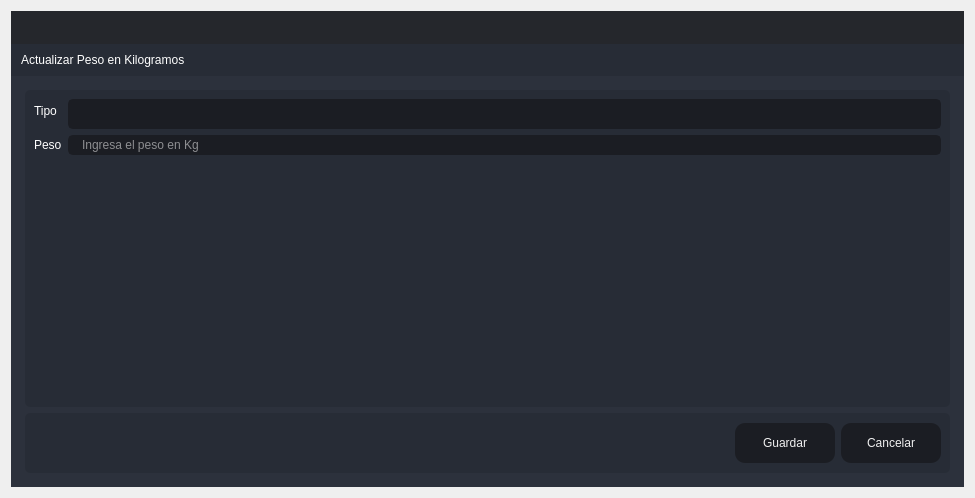
<?xml version="1.0" encoding="UTF-8"?>
<ui version="4.0">
 <class>Update_Cliente</class>
 <widget class="QDialog" name="Update_Cliente">
  <property name="windowModality">
   <enum>Qt::ApplicationModal</enum>
  </property>
  <property name="geometry">
   <rect>
    <x>0</x>
    <y>0</y>
    <width>975</width>
    <height>498</height>
   </rect>
  </property>
  <property name="windowTitle">
   <string>Actualizar</string>
  </property>
  <layout class="QVBoxLayout" name="verticalLayout_6">
   <item>
    <widget class="QFrame" name="frame_main">
     <property name="styleSheet">
      <string notr="true">/* LINE EDIT */
QLineEdit {
	background-color: rgb(27, 29, 35);
	border-radius: 5px;
	border: 2px solid rgb(27, 29, 35);
	padding-left: 10px;
}
QLineEdit:hover {
	border: 2px solid rgb(64, 71, 88);
}
QLineEdit:focus {
	border: 2px solid rgb(91, 101, 124);
}

/* SCROLL BARS */
QScrollBar:horizontal {
    border: none;
    background: rgb(52, 59, 72);
    height: 14px;
    margin: 0px 21px 0 21px;
	border-radius: 0px;
}
QScrollBar::handle:horizontal {
    background: rgb(85, 170, 255);
    min-width: 25px;
	border-radius: 7px
}
QScrollBar::add-line:horizontal {
    border: none;
    background: rgb(55, 63, 77);
    width: 20px;
	border-top-right-radius: 7px;
    border-bottom-right-radius: 7px;
    subcontrol-position: right;
    subcontrol-origin: margin;
}
QScrollBar::sub-line:horizontal {
    border: none;
    background: rgb(55, 63, 77);
    width: 20px;
	border-top-left-radius: 7px;
    border-bottom-left-radius: 7px;
    subcontrol-position: left;
    subcontrol-origin: margin;
}
QScrollBar::up-arrow:horizontal, QScrollBar::down-arrow:horizontal
{
     background: none;
}
QScrollBar::add-page:horizontal, QScrollBar::sub-page:horizontal
{
     background: none;
}
 QScrollBar:vertical {
	border: none;
    background: rgb(52, 59, 72);
    width: 14px;
    margin: 21px 0 21px 0;
	border-radius: 0px;
 }
 QScrollBar::handle:vertical {	
	background: rgb(85, 170, 255);
    min-height: 25px;
	border-radius: 7px
 }
 QScrollBar::add-line:vertical {
     border: none;
    background: rgb(55, 63, 77);
     height: 20px;
	border-bottom-left-radius: 7px;
    border-bottom-right-radius: 7px;
     subcontrol-position: bottom;
     subcontrol-origin: margin;
 }
 QScrollBar::sub-line:vertical {
	border: none;
    background: rgb(55, 63, 77);
     height: 20px;
	border-top-left-radius: 7px;
    border-top-right-radius: 7px;
     subcontrol-position: top;
     subcontrol-origin: margin;
 }
 QScrollBar::up-arrow:vertical, QScrollBar::down-arrow:vertical {
     background: none;
 }

 QScrollBar::add-page:vertical, QScrollBar::sub-page:vertical {
     background: none;
 }

/* CHECKBOX */
QCheckBox::indicator {
    border: 3px solid rgb(52, 59, 72);
	width: 15px;
	height: 15px;
	border-radius: 10px;
    background: rgb(44, 49, 60);
}
QCheckBox::indicator:hover {
    border: 3px solid rgb(58, 66, 81);
}
QCheckBox::indicator:checked {
    background: 3px solid rgb(52, 59, 72);
	border: 3px solid rgb(52, 59, 72);	
	background-image: url(:/16x16/icons/16x16/cil-check-alt.png);
}

/* RADIO BUTTON */
QRadioButton::indicator {
    border: 3px solid rgb(52, 59, 72);
	width: 15px;
	height: 15px;
	border-radius: 10px;
    background: rgb(44, 49, 60);
}
QRadioButton::indicator:hover {
    border: 3px solid rgb(58, 66, 81);
}
QRadioButton::indicator:checked {
    background: 3px solid rgb(94, 106, 130);
	border: 3px solid rgb(52, 59, 72);	
}

/* COMBOBOX */
QComboBox{
	background-color: rgb(27, 29, 35);
	border-radius: 5px;
	border: 2px solid rgb(27, 29, 35);
	padding: 5px;
	padding-left: 10px;
}
QComboBox:hover{
	border: 2px solid rgb(64, 71, 88);
}
QComboBox::drop-down {
	subcontrol-origin: padding;
	subcontrol-position: top right;
	width: 25px; 
	border-left-width: 3px;
	border-left-color: rgba(39, 44, 54, 150);
	border-left-style: solid;
	border-top-right-radius: 3px;
	border-bottom-right-radius: 3px;	
	background-image: url(:/16x16/icons/16x16/cil-arrow-bottom.png);
	background-position: center;
	background-repeat: no-reperat;
 }
QComboBox QAbstractItemView {
	color: rgb(85, 170, 255);	
	background-color: rgb(27, 29, 35);
	padding: 10px;
	selection-background-color: rgb(39, 44, 54);
}

/* SLIDERS */
QSlider::groove:horizontal {
    border-radius: 9px;
    height: 18px;
	margin: 0px;
	background-color: rgb(52, 59, 72);
}
QSlider::groove:horizontal:hover {
	background-color: rgb(55, 62, 76);
}
QSlider::handle:horizontal {
    background-color: rgb(85, 170, 255);
    border: none;
    height: 18px;
    width: 18px;
    margin: 0px;
	border-radius: 9px;
}
QSlider::handle:horizontal:hover {
    background-color: rgb(105, 180, 255);
}
QSlider::handle:horizontal:pressed {
    background-color: rgb(65, 130, 195);
}

QSlider::groove:vertical {
    border-radius: 9px;
    width: 18px;
    margin: 0px;
	background-color: rgb(52, 59, 72);
}
QSlider::groove:vertical:hover {
	background-color: rgb(55, 62, 76);
}
QSlider::handle:vertical {
    background-color: rgb(85, 170, 255);
	border: none;
    height: 18px;
    width: 18px;
    margin: 0px;
	border-radius: 9px;
}
QSlider::handle:vertical:hover {
    background-color: rgb(105, 180, 255);
}
QSlider::handle:vertical:pressed {
    background-color: rgb(65, 130, 195);
}

</string>
     </property>
     <property name="frameShape">
      <enum>QFrame::NoFrame</enum>
     </property>
     <property name="frameShadow">
      <enum>QFrame::Raised</enum>
     </property>
     <layout class="QVBoxLayout" name="verticalLayout">
      <property name="spacing">
       <number>0</number>
      </property>
      <property name="leftMargin">
       <number>0</number>
      </property>
      <property name="topMargin">
       <number>0</number>
      </property>
      <property name="rightMargin">
       <number>0</number>
      </property>
      <property name="bottomMargin">
       <number>0</number>
      </property>
      <item>
       <widget class="QFrame" name="frame_top">
        <property name="minimumSize">
         <size>
          <width>0</width>
          <height>65</height>
         </size>
        </property>
        <property name="maximumSize">
         <size>
          <width>16777215</width>
          <height>65</height>
         </size>
        </property>
        <property name="styleSheet">
         <string notr="true">background-color: transparent;</string>
        </property>
        <property name="frameShape">
         <enum>QFrame::NoFrame</enum>
        </property>
        <property name="frameShadow">
         <enum>QFrame::Raised</enum>
        </property>
        <layout class="QHBoxLayout" name="horizontalLayout_3">
         <property name="spacing">
          <number>0</number>
         </property>
         <property name="leftMargin">
          <number>0</number>
         </property>
         <property name="topMargin">
          <number>0</number>
         </property>
         <property name="rightMargin">
          <number>0</number>
         </property>
         <property name="bottomMargin">
          <number>0</number>
         </property>
         <item>
          <widget class="QFrame" name="frame_toggle">
           <property name="maximumSize">
            <size>
             <width>70</width>
             <height>16777215</height>
            </size>
           </property>
           <property name="styleSheet">
            <string notr="true">background-color: rgb(27, 29, 35);</string>
           </property>
           <property name="frameShape">
            <enum>QFrame::NoFrame</enum>
           </property>
           <property name="frameShadow">
            <enum>QFrame::Raised</enum>
           </property>
           <layout class="QVBoxLayout" name="verticalLayout_3">
            <property name="spacing">
             <number>0</number>
            </property>
            <property name="leftMargin">
             <number>0</number>
            </property>
            <property name="topMargin">
             <number>0</number>
            </property>
            <property name="rightMargin">
             <number>0</number>
            </property>
            <property name="bottomMargin">
             <number>0</number>
            </property>
           </layout>
          </widget>
         </item>
         <item>
          <widget class="QFrame" name="frame_top_right">
           <property name="styleSheet">
            <string notr="true">background: transparent;</string>
           </property>
           <property name="frameShape">
            <enum>QFrame::NoFrame</enum>
           </property>
           <property name="frameShadow">
            <enum>QFrame::Raised</enum>
           </property>
           <layout class="QVBoxLayout" name="verticalLayout_2">
            <property name="spacing">
             <number>0</number>
            </property>
            <property name="leftMargin">
             <number>0</number>
            </property>
            <property name="topMargin">
             <number>0</number>
            </property>
            <property name="rightMargin">
             <number>0</number>
            </property>
            <property name="bottomMargin">
             <number>0</number>
            </property>
            <item>
             <widget class="QFrame" name="frame_top_btns">
              <property name="maximumSize">
               <size>
                <width>16777215</width>
                <height>42</height>
               </size>
              </property>
              <property name="styleSheet">
               <string notr="true">background-color: rgba(27, 29, 35, 200)</string>
              </property>
              <property name="frameShape">
               <enum>QFrame::NoFrame</enum>
              </property>
              <property name="frameShadow">
               <enum>QFrame::Raised</enum>
              </property>
              <layout class="QHBoxLayout" name="horizontalLayout_4">
               <property name="spacing">
                <number>0</number>
               </property>
               <property name="leftMargin">
                <number>0</number>
               </property>
               <property name="topMargin">
                <number>0</number>
               </property>
               <property name="rightMargin">
                <number>0</number>
               </property>
               <property name="bottomMargin">
                <number>0</number>
               </property>
               <item>
                <widget class="QFrame" name="frame_label_top_btns">
                 <property name="sizePolicy">
                  <sizepolicy hsizetype="Expanding" vsizetype="Preferred">
                   <horstretch>0</horstretch>
                   <verstretch>0</verstretch>
                  </sizepolicy>
                 </property>
                 <property name="frameShape">
                  <enum>QFrame::NoFrame</enum>
                 </property>
                 <property name="frameShadow">
                  <enum>QFrame::Raised</enum>
                 </property>
                 <layout class="QHBoxLayout" name="horizontalLayout_10">
                  <property name="spacing">
                   <number>0</number>
                  </property>
                  <property name="leftMargin">
                   <number>5</number>
                  </property>
                  <property name="topMargin">
                   <number>0</number>
                  </property>
                  <property name="rightMargin">
                   <number>10</number>
                  </property>
                  <property name="bottomMargin">
                   <number>0</number>
                  </property>
                 </layout>
                </widget>
               </item>
               <item alignment="Qt::AlignRight">
                <widget class="QFrame" name="frame_btns_right">
                 <property name="sizePolicy">
                  <sizepolicy hsizetype="Expanding" vsizetype="Preferred">
                   <horstretch>0</horstretch>
                   <verstretch>0</verstretch>
                  </sizepolicy>
                 </property>
                 <property name="maximumSize">
                  <size>
                   <width>120</width>
                   <height>16777215</height>
                  </size>
                 </property>
                 <property name="frameShape">
                  <enum>QFrame::NoFrame</enum>
                 </property>
                 <property name="frameShadow">
                  <enum>QFrame::Raised</enum>
                 </property>
                 <layout class="QHBoxLayout" name="horizontalLayout_5">
                  <property name="spacing">
                   <number>0</number>
                  </property>
                  <property name="leftMargin">
                   <number>0</number>
                  </property>
                  <property name="topMargin">
                   <number>0</number>
                  </property>
                  <property name="rightMargin">
                   <number>0</number>
                  </property>
                  <property name="bottomMargin">
                   <number>0</number>
                  </property>
                 </layout>
                </widget>
               </item>
              </layout>
             </widget>
            </item>
            <item>
             <widget class="QFrame" name="frame_top_info">
              <property name="maximumSize">
               <size>
                <width>16777215</width>
                <height>65</height>
               </size>
              </property>
              <property name="styleSheet">
               <string notr="true">background-color: rgb(39, 44, 54);</string>
              </property>
              <property name="frameShape">
               <enum>QFrame::NoFrame</enum>
              </property>
              <property name="frameShadow">
               <enum>QFrame::Raised</enum>
              </property>
              <layout class="QHBoxLayout" name="horizontalLayout_8">
               <property name="spacing">
                <number>0</number>
               </property>
               <property name="leftMargin">
                <number>10</number>
               </property>
               <property name="topMargin">
                <number>0</number>
               </property>
               <property name="rightMargin">
                <number>10</number>
               </property>
               <property name="bottomMargin">
                <number>0</number>
               </property>
               <item>
                <widget class="QLabel" name="label">
                 <property name="styleSheet">
                  <string notr="true">font: 75 16pt &quot;MS Shell Dlg 2&quot;;
color: rgb(255, 255, 255);</string>
                 </property>
                 <property name="text">
                  <string>Actualizar Peso en Kilogramos</string>
                 </property>
                </widget>
               </item>
              </layout>
             </widget>
            </item>
           </layout>
          </widget>
         </item>
        </layout>
       </widget>
      </item>
      <item>
       <widget class="QFrame" name="frame_center">
        <property name="sizePolicy">
         <sizepolicy hsizetype="Expanding" vsizetype="Expanding">
          <horstretch>0</horstretch>
          <verstretch>0</verstretch>
         </sizepolicy>
        </property>
        <property name="styleSheet">
         <string notr="true">background-color: rgb(40, 44, 52);</string>
        </property>
        <property name="frameShape">
         <enum>QFrame::NoFrame</enum>
        </property>
        <property name="frameShadow">
         <enum>QFrame::Raised</enum>
        </property>
        <layout class="QHBoxLayout" name="horizontalLayout_2">
         <property name="spacing">
          <number>0</number>
         </property>
         <property name="leftMargin">
          <number>0</number>
         </property>
         <property name="topMargin">
          <number>0</number>
         </property>
         <property name="rightMargin">
          <number>0</number>
         </property>
         <property name="bottomMargin">
          <number>0</number>
         </property>
         <item>
          <widget class="QFrame" name="frame_content_right">
           <property name="styleSheet">
            <string notr="true">background-color: rgb(44, 49, 60);</string>
           </property>
           <property name="frameShape">
            <enum>QFrame::NoFrame</enum>
           </property>
           <property name="frameShadow">
            <enum>QFrame::Raised</enum>
           </property>
           <layout class="QVBoxLayout" name="verticalLayout_4">
            <property name="spacing">
             <number>0</number>
            </property>
            <property name="leftMargin">
             <number>0</number>
            </property>
            <property name="topMargin">
             <number>0</number>
            </property>
            <property name="rightMargin">
             <number>0</number>
            </property>
            <property name="bottomMargin">
             <number>0</number>
            </property>
            <item>
             <widget class="QFrame" name="frame_content">
              <property name="frameShape">
               <enum>QFrame::NoFrame</enum>
              </property>
              <property name="frameShadow">
               <enum>QFrame::Raised</enum>
              </property>
              <layout class="QVBoxLayout" name="verticalLayout_9">
               <property name="spacing">
                <number>0</number>
               </property>
               <property name="leftMargin">
                <number>5</number>
               </property>
               <property name="topMargin">
                <number>5</number>
               </property>
               <property name="rightMargin">
                <number>5</number>
               </property>
               <property name="bottomMargin">
                <number>5</number>
               </property>
               <item>
                <widget class="QStackedWidget" name="stackedWidget">
                 <property name="styleSheet">
                  <string notr="true">background: transparent;</string>
                 </property>
                 <property name="currentIndex">
                  <number>0</number>
                 </property>
                 <widget class="QWidget" name="page_home">
                  <layout class="QVBoxLayout" name="verticalLayout_10">
                   <item>
                    <widget class="QFrame" name="frame">
                     <property name="styleSheet">
                      <string notr="true">background-color: rgb(39, 44, 54);
border-radius: 5px;</string>
                     </property>
                     <property name="frameShape">
                      <enum>QFrame::StyledPanel</enum>
                     </property>
                     <property name="frameShadow">
                      <enum>QFrame::Raised</enum>
                     </property>
                     <layout class="QVBoxLayout" name="verticalLayout_5">
                      <item>
                       <layout class="QFormLayout" name="formLayout_2">
                        <item row="0" column="0">
                         <widget class="QLabel" name="label_2">
                          <property name="styleSheet">
                           <string notr="true">font: 75 12pt &quot;MS Shell Dlg 2&quot;;
color: rgb(255, 255, 255);</string>
                          </property>
                          <property name="text">
                           <string>Tipo</string>
                          </property>
                         </widget>
                        </item>
                        <item row="0" column="1">
                         <widget class="QLineEdit" name="Tipo">
                          <property name="minimumSize">
                           <size>
                            <width>0</width>
                            <height>30</height>
                           </size>
                          </property>
                          <property name="styleSheet">
                           <string notr="true">QLineEdit {
	background-color: rgb(27, 29, 35);
	border-radius: 5px;
	border: 2px solid rgb(27, 29, 35);
	padding-left: 10px;
	font: 75 12pt &quot;MS Shell Dlg 2&quot;;
	color: rgb(255, 255, 255);
}
QLineEdit:hover {
	border: 2px solid rgb(64, 71, 88);
}
QLineEdit:focus {
	border: 2px solid rgb(91, 101, 124);
}</string>
                          </property>
                          <property name="text">
                           <string/>
                          </property>
                          <property name="readOnly">
                           <bool>true</bool>
                          </property>
                          <property name="placeholderText">
                           <string/>
                          </property>
                         </widget>
                        </item>
                        <item row="1" column="0">
                         <widget class="QLabel" name="label_3">
                          <property name="styleSheet">
                           <string notr="true">font: 75 12pt &quot;MS Shell Dlg 2&quot;;
color: rgb(255, 255, 255);</string>
                          </property>
                          <property name="text">
                           <string>Peso</string>
                          </property>
                         </widget>
                        </item>
                        <item row="1" column="1">
                         <widget class="QLineEdit" name="lineEditUpdatePeso">
                          <property name="styleSheet">
                           <string notr="true">QLineEdit {
	background-color: rgb(27, 29, 35);
	border-radius: 5px;
	border: 2px solid rgb(27, 29, 35);
	padding-left: 10px;
	font: 75 12pt &quot;MS Shell Dlg 2&quot;;
	color: rgb(255, 255, 255);
}
QLineEdit:hover {
	border: 2px solid rgb(64, 71, 88);
}
QLineEdit:focus {
	border: 2px solid rgb(91, 101, 124);
}</string>
                          </property>
                          <property name="placeholderText">
                           <string>Ingresa el peso en Kg</string>
                          </property>
                         </widget>
                        </item>
                       </layout>
                      </item>
                     </layout>
                    </widget>
                   </item>
                   <item>
                    <widget class="QFrame" name="frame_2">
                     <property name="minimumSize">
                      <size>
                       <width>0</width>
                       <height>60</height>
                      </size>
                     </property>
                     <property name="maximumSize">
                      <size>
                       <width>16777215</width>
                       <height>60</height>
                      </size>
                     </property>
                     <property name="styleSheet">
                      <string notr="true">background-color: rgb(39, 44, 54);
border-radius: 5px;</string>
                     </property>
                     <property name="frameShape">
                      <enum>QFrame::StyledPanel</enum>
                     </property>
                     <property name="frameShadow">
                      <enum>QFrame::Raised</enum>
                     </property>
                     <layout class="QHBoxLayout" name="horizontalLayout_9">
                      <item>
                       <layout class="QGridLayout" name="gridLayout">
                        <item row="0" column="0">
                         <spacer name="horizontalSpacer">
                          <property name="orientation">
                           <enum>Qt::Horizontal</enum>
                          </property>
                          <property name="sizeHint" stdset="0">
                           <size>
                            <width>40</width>
                            <height>20</height>
                           </size>
                          </property>
                         </spacer>
                        </item>
                        <item row="0" column="1">
                         <widget class="QPushButton" name="btnActualizarSacoTarima">
                          <property name="minimumSize">
                           <size>
                            <width>100</width>
                            <height>40</height>
                           </size>
                          </property>
                          <property name="styleSheet">
                           <string notr="true">QPushButton {
	border-color: rgb(27, 29, 35);
	font: 75 10pt &quot;MS Shell Dlg 2&quot;;
	color: rgb(240, 240, 240);
	background-color: rgb(27, 29, 35);
	border: 0px solid;
	border-radius: 10px;	
}
QPushButton:hover {
	background-color:rgb(44, 49, 60);
	border-color: rgb(27, 29, 35);
	border: 2px solid;
}</string>
                          </property>
                          <property name="text">
                           <string>Guardar</string>
                          </property>
                         </widget>
                        </item>
                        <item row="0" column="2">
                         <widget class="QPushButton" name="btnCancelarSacoTarima">
                          <property name="minimumSize">
                           <size>
                            <width>100</width>
                            <height>40</height>
                           </size>
                          </property>
                          <property name="styleSheet">
                           <string notr="true">QPushButton {
	border-color: rgb(27, 29, 35);
	font: 75 10pt &quot;MS Shell Dlg 2&quot;;
	color: rgb(240, 240, 240);
	background-color: rgb(27, 29, 35);
	border: 0px solid;
	border-radius: 10px;	
}
QPushButton:hover {
	background-color:rgb(44, 49, 60);
	border-color: rgb(27, 29, 35);
	border: 2px solid;
}</string>
                          </property>
                          <property name="text">
                           <string>Cancelar</string>
                          </property>
                         </widget>
                        </item>
                       </layout>
                      </item>
                     </layout>
                    </widget>
                   </item>
                  </layout>
                 </widget>
                </widget>
               </item>
              </layout>
             </widget>
            </item>
           </layout>
          </widget>
         </item>
        </layout>
       </widget>
      </item>
     </layout>
    </widget>
   </item>
  </layout>
 </widget>
 <resources/>
 <connections/>
</ui>
